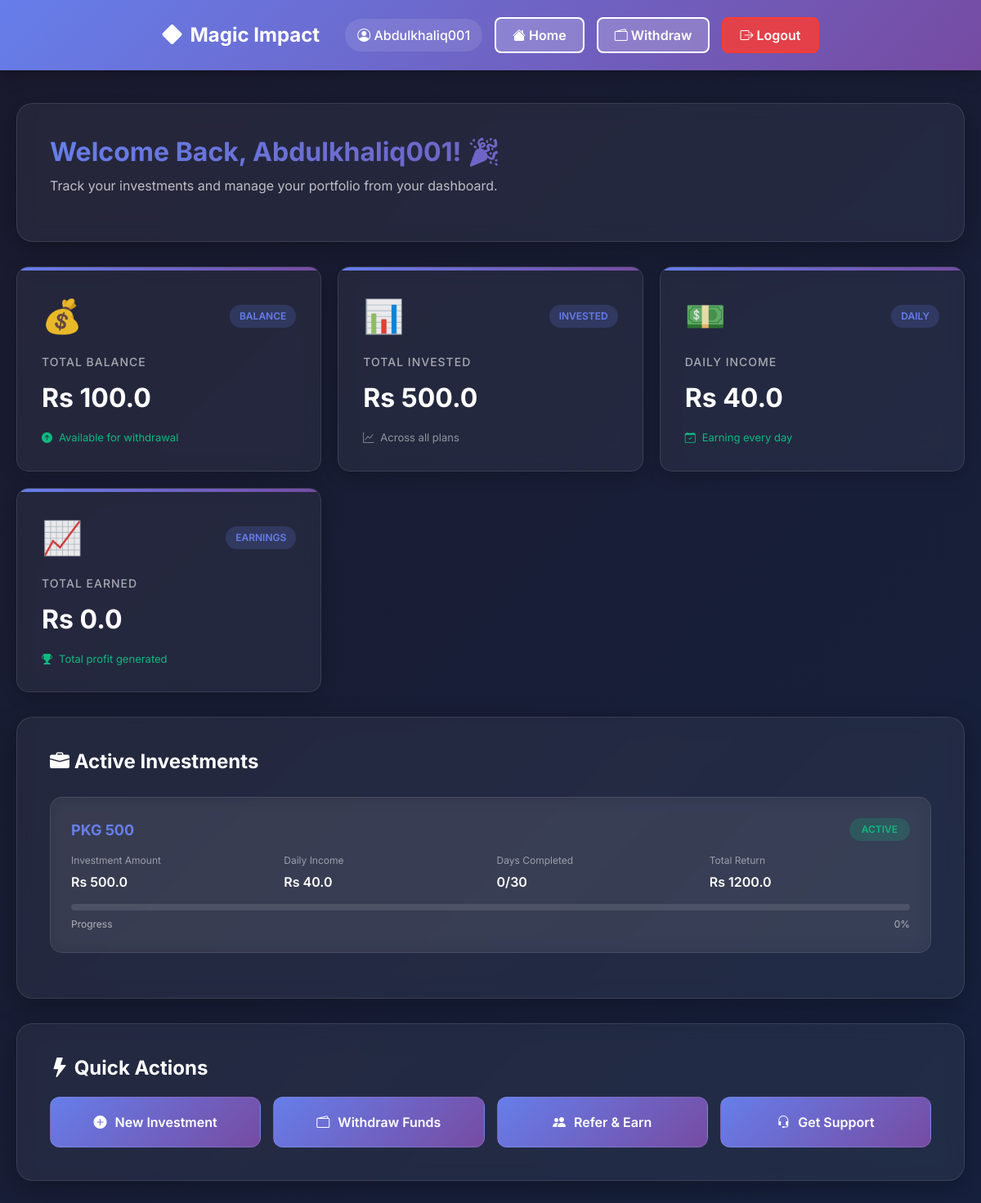
/dashboard (signed in), run on the app's committed database.
### tables this page shows
CREATE TABLE users
                 (id INTEGER PRIMARY KEY AUTOINCREMENT,
                  username TEXT UNIQUE NOT NULL,
                  email TEXT UNIQUE NOT NULL,
                  password TEXT NOT NULL,
                  created_at TIMESTAMP DEFAULT CURRENT_TIMESTAMP, balance REAL DEFAULT 100.00, easypaisa_number TEXT, jazzcash_number TEXT, whatsapp_number TEXT, referral_code TEXT, referred_by TEXT);

CREATE TABLE investments (
                    id INTEGER PRIMARY KEY AUTOINCREMENT,
                    user_id INTEGER,
                    plan_name TEXT NOT NULL,
                    amount REAL NOT NULL,
                    daily_income REAL NOT NULL,
                    total_return REAL NOT NULL,
                    days_remaining INTEGER DEFAULT 30,
                    days_completed INTEGER DEFAULT 0,
                    screenshot_url TEXT,
                    status TEXT DEFAULT 'pending',
                    created_at TIMESTAMP DEFAULT CURRENT_TIMESTAMP,
                    approved_at TIMESTAMP,
                    FOREIGN KEY (user_id) REFERENCES users(id)
                );

### project/app.py (the view)
@app.route('/dashboard')
def dashboard():
    if 'username' not in session:
        flash('Please login first!', 'error')
        return redirect(url_for('login'))
    conn, db_type = get_db_connection()
    cursor = conn.cursor()
    if db_type == 'postgres':
        cursor.execute('SELECT balance FROM users WHERE id = %s', (session['user_id'],))
    else:
        cursor.execute('SELECT balance FROM users WHERE id = ?', (session['user_id'],))
    user = cursor.fetchone()
    balance = float(user['balance'] if isinstance(user, dict) else user[0])
    if db_type == 'postgres':
        cursor.execute('''
            SELECT * FROM investments
            WHERE user_id = %s
            ORDER BY created_at DESC
        ''', (session['user_id'],))
    else:
        cursor.execute('''
            SELECT * FROM investments
            WHERE user_id = ?
            ORDER BY created_at DESC
        ''', (session['user_id'],))
    investments_raw = cursor.fetchall()
    total_invested = 0
    total_daily_income = 0
    total_earned = 0
    for inv in investments_raw:
        status = inv['status'] if isinstance(inv, dict) else inv[9]
        if status == 'active':
            amount = float(inv['amount'] if isinstance(inv, dict) else inv[3])
            daily_income = float(inv['daily_income'] if isinstance(inv, dict) else inv[4])
            days_completed = int(inv['days_completed'] if isinstance(inv, dict) else inv[7])
            total_invested += amount
            total_daily_income += daily_income
            total_earned += (daily_income * days_completed)
    investments = []
    for inv in investments_raw:
        if isinstance(inv, dict):
            inv_data = dict(inv)
        else:
            inv_data = {
                'id': inv[0],
                'user_id': inv[1],
                'plan_name': inv[2],
                'amount': float(inv[3]),
                'daily_income': float(inv[4]),
                'total_return': float(inv[5]),
                'days_remaining': int(inv[6]),
                'days_completed': int(inv[7]),
                'screenshot_url': inv[8],
                'status': inv[9],
                'created_at': str(inv[10]) if inv[10] else '',
                'approved_at': str(inv[11]) if len(inv) > 11 and inv[11] else None
            }
        investments.append(inv_data)
    conn.close()
    return render_template('dashboard.html',
                         username=session['username'],
                         balance=round(balance, 2),
                         total_invested=round(total_invested, 2),
                         total_daily_income=round(total_daily_income, 2),
                         total_earned=round(total_earned, 2),
                         investments=investments)

### project/app.py (called while the page is built)
def get_db_connection():
    if DATABASE_URL and POSTGRES_AVAILABLE:
        conn = psycopg2.connect(DATABASE_URL, cursor_factory=RealDictCursor)
        return conn, 'postgres'
    else:
        conn = sqlite3.connect('database/users.db', timeout=30.0)
        conn.row_factory = sqlite3.Row
        return conn, 'sqlite'

### templates/dashboard.html (shortened to what this page needs)
<!DOCTYPE html>
<html lang="en">
<head>
    <link href="https://cdn.jsdelivr.net/npm/bootstrap@5.3.3/dist/css/bootstrap.min.css" rel="stylesheet">
    <link href="https://cdn.jsdelivr.net/npm/bootstrap-icons@1.11.3/font/bootstrap-icons.min.css" rel="stylesheet">
</head>
<body>
    <nav class="navbar">
        <div class="navbar-content">
            <div class="navbar-brand">
                <i class="bi bi-diamond-fill"></i>
                Magic Impact
            </div>
            <div class="navbar-user">
                <span class="user-info">
                    <i class="bi bi-person-circle"></i> {{ username }}
                </span>
                <a href="/" class="btn-nav">
                    <i class="bi bi-house-fill"></i> Home
                </a>
                <a href="/withdraw" class="btn-nav">
                    <i class="bi bi-wallet2"></i> Withdraw
                </a>
                <a href="/logout" class="btn-nav btn-logout">
                    <i class="bi bi-box-arrow-right"></i> Logout
                </a>
            </div>
        </div>
    </nav>
    <div class="dashboard-container">
        <div class="glass-card welcome-card">
            <h1>Welcome Back, {{ username }}! 🎉</h1>
            <p>Track your investments and manage your portfolio from your dashboard.</p>
        </div>
        <div class="stats-grid">
            <div class="stat-card">
                <div class="stat-header">
                    <div class="stat-icon">💰</div>
                    <span class="stat-badge">BALANCE</span>
                </div>
                <div class="stat-title">Total Balance</div>
                <div class="stat-value">Rs {{ balance|default(100) }}</div>
                <div class="stat-footer positive">
                    <i class="bi bi-arrow-up-circle-fill"></i>
                    <span>Available for withdrawal</span>
                </div>
            </div>
            <div class="stat-card">
                <div class="stat-header">
                    <div class="stat-icon">📊</div>
                    <span class="stat-badge">INVESTED</span>
                </div>
                <div class="stat-title">Total Invested</div>
                <div class="stat-value">Rs {{ total_invested|default(0) }}</div>
                <div class="stat-footer">
                    <i class="bi bi-graph-up"></i>
                    <span>Across all plans</span>
                </div>
            </div>
            <div class="stat-card">
                <div class="stat-header">
                    <div class="stat-icon">💵</div>
                    <span class="stat-badge">DAILY</span>
                </div>
                <div class="stat-title">Daily Income</div>
                <div class="stat-value">Rs {{ total_daily_income|default(0) }}</div>
                <div class="stat-footer positive">
                    <i class="bi bi-calendar-check"></i>
                    <span>Earning every day</span>
                </div>
            </div>
            <div class="stat-card">
                <div class="stat-header">
                    <div class="stat-icon">📈</div>
                    <span class="stat-badge">EARNINGS</span>
                </div>
                <div class="stat-title">Total Earned</div>
                <div class="stat-value">Rs {{ total_earned|default(0) }}</div>
                <div class="stat-footer positive">
                    <i class="bi bi-trophy-fill"></i>
                    <span>Total profit generated</span>
                </div>
            </div>
        </div>
        <div class="investments-section">
            <div class="glass-card">
                <div class="section-header">
                    <h2 class="section-title">
                        <i class="bi bi-briefcase-fill"></i> Active Investments
                    </h2>
                </div>
                {% if investments and investments|length > 0 %}
                    {% for investment in investments %}
                    <div class="investment-card">
                        <div class="investment-header">
                            <div class="investment-plan">{{ investment.plan_name }}</div>
                            <span class="investment-status status-{{ investment.status|default('active') }}">
                                {{ investment.status|default('Active')|upper }}
                            </span>
                        </div>
                        <div class="investment-details">
                            <div class="detail-item">
                                <span class="detail-label">Investment Amount</span>
                                <span class="detail-value">Rs {{ investment.amount }}</span>
                            </div>
                            <div class="detail-item">
                                <span class="detail-label">Daily Income</span>
                                <span class="detail-value">Rs {{ investment.daily_income }}</span>
                            </div>
                            <div class="detail-item">
                                <span class="detail-label">Days Completed</span>
                                <span class="detail-value">{{ investment.days_completed|default(0) }}/30</span>
                            </div>
                            <div class="detail-item">
                                <span class="detail-label">Total Return</span>
                                <span class="detail-value">Rs {{ investment.total_return|default(investment.daily_income * 30) }}</span>
                            </div>
                        </div>
                        <div class="progress-bar-container">
                            <div class="progress-bar">
                            </div>
                            <div class="progress-text">
                                <span>Progress</span>
                                <span>{{ (investment.days_completed|default(0) / 30 * 100)|int }}%</span>
                            </div>
                        </div>
                    </div>
                    {% endfor %}
                {% else %}
                    <div class="empty-state">
                        <i class="bi bi-inbox"></i>
                        <h3>No Active Investments</h3>
                        <p>Start investing today to grow your wealth!</p>
                    </div>
                {% endif %}
            </div>
        </div>
        <div class="quick-actions">
            <div class="glass-card">
                <h2 class="section-title">
                    <i class="bi bi-lightning-fill"></i> Quick Actions
                </h2>
                <div class="action-buttons">
                    <a href="/#plans" class="action-btn">
                        <i class="bi bi-plus-circle-fill"></i>
                        New Investment
                    </a>
                    <a href="/withdraw" class="action-btn">
                        <i class="bi bi-wallet2"></i>
                        Withdraw Funds
                    </a>
                    <a href="/referral" class="action-btn">
                        <i class="bi bi-people-fill"></i>
                        Refer & Earn
                    </a>
                    <a href="/support" class="action-btn">
                        <i class="bi bi-headset"></i>
                        Get Support
                    </a>
                </div>
            </div>
        </div>
    </div>
</body>
</html>

### data on the page
users: username "Abdulkhaliq001"
investments: plan_name "PKG 500", status "ACTIVE", amount "500.0", daily_income "40.0", days_completed "0", total_return "1200.0", (investment.days_completed|default(0)/30*100)|int "0"

### other printed values
{{ balance|default(100) }} "100.0"
{{ total_invested|default(0) }} "500.0"
{{ total_daily_income|default(0) }} "40.0"
{{ total_earned|default(0) }} "0.0"
